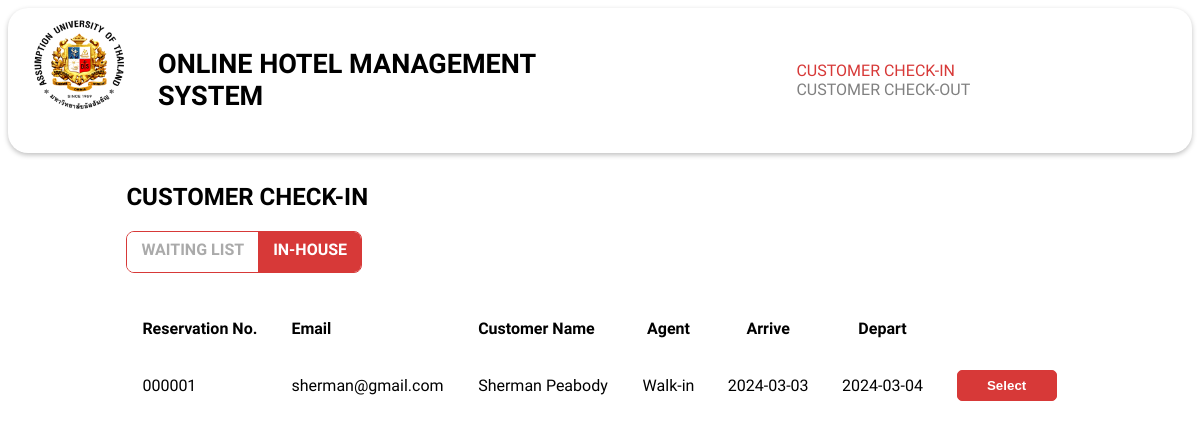
Screenshot of /f_checkin_inhouse.php with the database file from the repository.
### tables this page shows
CREATE TABLE reservation(
    reservation_no  INT AUTO_INCREMENT,
    email           VARCHAR(319)        NOT NULL    DEFAULT 'deleted',
    agent           ENUM('Walk-in', 'Agoda', 'Booking.com') NOT NULL,
    total_room      NUMERIC(3)          NOT NULL	CHECK (total_room >= 1 AND total_room <= 100),
    arrive_date     DATE                NOT NULL,
    depart_date     DATE                NOT NULL,
    PRIMARY KEY(reservation_no),
    FOREIGN KEY(email) REFERENCES customer(email)
        ON DELETE RESTRICT
        ON UPDATE CASCADE
);

CREATE TABLE account(
    email       VARCHAR(319)    DEFAULT 'deleted',
    password    VARCHAR(200)    NOT NULL,
    firstname   VARCHAR(50)     NOT NULL,
    lastname    VARCHAR(50)     NOT NULL,
    address     VARCHAR(500),
    birthdate   DATE,
    phone       CHAR(10),
    PRIMARY KEY(email)
);

### f_checkin_inhouse.php (the view, shortened to what this page needs)
<!DOCTYPE html>
<html lang="en">
<head>
  <link rel="stylesheet" href="style.css"/>
  <link
    rel="stylesheet"
    href="https://cdnjs.cloudflare.com/ajax/libs/font-awesome/6.5.1/css/all.min.css"
  />
</head>
<body>
  <div class="navbar">
    <nav class="navbar-container">
      <a href="f_checkin_inhouse.php">
        <img src="./logo/Assumption_University(logo).png" alt="logo"/>
      </a>
      <ul class="navbar-left">
        <li>
          <a href="f_checkin_inhouse.php">
            <h1>online hotel management system</h1>
          </a>
        </li>
      </ul>
      <ul class="navbar-right">
        <li>
          <a style="color:#d73938;" href="f_checkin_inhouse.php">customer check-in</a>
        </li>
        <li>
          <a href="f_checkout_waiting.php">customer check-out</a>
        </li>
      </ul>
    </nav>
  </div>
  <div class="list-container">
    <div class="list-title">
      <h2>CUSTOMER CHECK-IN</h2>
    </div>
    <div class="list-header">
      <div class="radio-days">
        <a href="f_checkin_waiting.php" class="radio__label" for="checkinwaiting">WAITING LIST</a>
        <a href="f_checkin_inhouse.php" class="radio__label" for="checkininhouse">IN-HOUSE</a>
      </div>
    </div>
    <div class="list-body">
      <table class="list-table">
        <thead class="list-thead">
          <tr class="list-tr">
            <th class="list-th" style="text-align: left;"> Reservation No. </th>
            <th class="list-th" style="text-align: left;"> Email </th>
            <th class="list-th" style="text-align: left;"> Customer Name </th>
            <th class="list-th" style="text-align: center;"> Agent </th>
            <th class="list-th" style="text-align: center;"> Arrive </th>
            <th class="list-th" style="text-align: center;"> Depart </th>
          </tr>
        </thead>
        <tbody class="list-tbody">
          <?php
          require_once "DB_connect.php";
          $query = "SELECT reservation_no, email, firstname, lastname, agent, total_room, arrive_date, depart_date
                    FROM reservation JOIN customer USING(email) JOIN account USING(email)
                    WHERE reservation_no IN (SELECT reservation_no FROM in_house)
                    ORDER BY arrive_date ASC;";
          $result = mysqli_query($conn, $query);
          while ($row = mysqli_fetch_assoc($result)) {
            $formatted_reservation_no = sprintf("%06d", $row['reservation_no']);
            echo "<tr class='list-tr'>";
            echo "<td class='list-td' style='text-align: left;'>" . $formatted_reservation_no . "</td>";
            echo "<td class='list-td' style='text-align: left;'>" . $row['email'] . "</td>";
            echo "<td class='list-td' style='text-align: left;'>" . $row['firstname'] . " " . $row['lastname'] . "</td>";
            echo "<td class='list-td' style='text-align: center;'>" . $row['agent'] . "</td>";
            echo "<td class='list-td' style='text-align: center;'>" . $row['arrive_date'] . "</td>";
            echo "<td class='list-td' style='text-align: center;'>" . $row['depart_date'] . "</td>";
            echo "<td class='list-td' style='text-align: center;'>";
            echo "<form action='f_checkin_inhouse_select.php' method='post'>";
            echo "<button type='submit' class='reservation-button-red'>Select</button>";
            echo "</form>";
            echo "</td>";
            echo "</tr>";
          }
          ?>
        </tbody>
      </table>
    </div>
  </div>
</body>
</html>

### style.css (style rules this page uses)
body { font-family: "Source Sans 3", sans-serif; display: flex; flex-direction: column; align-items: center; }
.navbar { width: 100%; position: sticky; top: 0px; background-color: white; }
.navbar-container { display: flex; justify-content: center; box-shadow: 0px 2px 5px 0px rgba(0, 0, 0, 0.25); border-radius: 20px; }
.navbar-container img { padding-left: 20px; padding-top: 5px; }
.navbar-container ul li { display: inline-block; }
.navbar-container ul li h1 { color: black; }
.navbar-container ul li a { text-decoration: none; text-transform: uppercase; }
.navbar-left { font-size: large; padding-left: 30px; }
.navbar-right { margin: auto 0px auto auto; padding-left: 150px; }
.navbar-right li { padding-right: 30px; }
.navbar-right li a { color: grey; }
img { height: 100px; width: 100px; }
::placeholder { padding: 10px; }
.list-container { width: 80%; }
.list-title { margin-top: 30px; font-weight: bold; }
.list-header { display: flex; justify-content: space-between; align-items: center; }
.radio-days { font-weight: bold; display: inline-flex; overflow: hidden; border-radius: 8px; border: 1px solid #d73938; height: 40px; }
.radio__label { padding: 8px 14px; font-size: h3; color: #aaaaaa; background: #fff; cursor: pointer; transition: background 0.1s; text-decoration: none; }
.radio__label:not(:last-of-type) { border-right: 1px solid #d73938; }
.radio__input:checked + .radio__label { color: #fff; background: #d73938; }
.list-body { margin-top: 30px; font-size: h3; overflow: auto; }
.list-body .list-table { width: 100%; }
.list-table, .list-th, .list-td { border-collapse: collapse; padding: 1rem; }
.list-th { position: sticky; top: 0; }
.reservation-button-red { width: 100px; padding-top: 7px; padding-bottom: 7px; border-radius: 5px; font-size: h3; font-weight: bold; text-align: center; text-decoration: none; color: white; border: 1px solid #d73938; background-color: #d73938; display: inline-block; }

### rows the page displays
reservation: reservation_no "000001", email "sherman@gmail.com", account.firstname "Sherman", account.lastname "Peabody", agent "Walk-in", arrive_date "2024-03-03", depart_date "2024-03-04"
